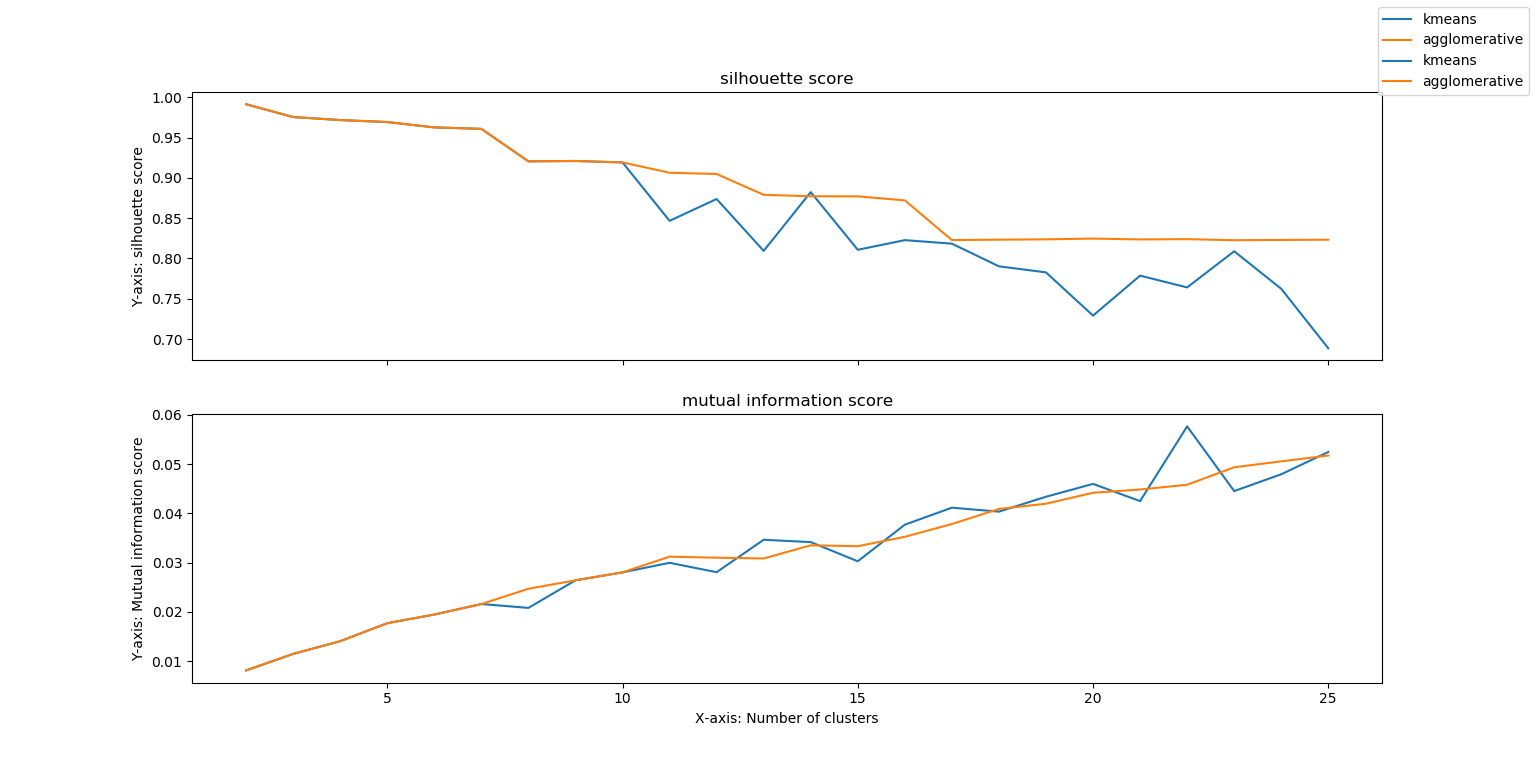

Source code (Python):
from sklearn.datasets import load_svmlight_file
from sklearn.feature_selection import SelectKBest
from sklearn.feature_selection import chi2, mutual_info_classif
from sklearn.cluster import KMeans, AgglomerativeClustering
from sklearn import metrics
import warnings
warnings.filterwarnings('ignore')
import matplotlib.pyplot as plt

def cluster(training_file):

    feature_vectors, targets = load_svmlight_file(training_file)
    X = feature_vectors
    y = targets
    X_new1 = SelectKBest(chi2, k=1000).fit_transform(X, y)
    X_new1 = X_new1.toarray()

    range_clusters = [2,3,4,5,6,7,8,9,10,11,12,13,14,15,16,17,18,19,20,21,22,23,24,25]
    silhouette_score_kmeans = []
    mutual_information_score_kmeans = []
    silhouette_score_agglomerative = []
    mutual_information_score_agglomerative = []

    for n in range_clusters:

        print("for value " + str(n))
        kmeans_model = KMeans(n_clusters = n).fit(X_new1)
        clustering_labels = kmeans_model.labels_
        silhouette_score = metrics.silhouette_score(X_new1, clustering_labels, metric='euclidean')
        silhouette_score_kmeans.append(silhouette_score)
        print("Kmeans clustering")
        print("silhouette score is " + str(silhouette_score))

        single_linkage_model = AgglomerativeClustering(n_clusters = n, linkage='ward').fit(X_new1)
        clustering_labels = single_linkage_model.labels_
        silhouette_score = metrics.silhouette_score(X_new1, clustering_labels, metric='euclidean')
        silhouette_score_agglomerative.append(silhouette_score)
        print("Hierarchical clustering")
        print("silhouette score is " + str(silhouette_score))

    for n in range_clusters:

        print("for value " + str(n))
        kmeans_model = KMeans(n_clusters = n).fit(X_new1)
        clustering_labels = kmeans_model.labels_
        mutual_information_score = metrics.normalized_mutual_info_score(y, clustering_labels)
        mutual_information_score_kmeans.append(mutual_information_score)
        print("Kmeans clustering")
        print("mutual information score is " + str(mutual_information_score))

        single_linkage_model = AgglomerativeClustering(n_clusters = n, linkage='ward').fit(X_new1)
        clustering_labels = single_linkage_model.labels_
        mutual_information_score = metrics.normalized_mutual_info_score(y, clustering_labels)
        mutual_information_score_agglomerative.append(mutual_information_score)
        print("Hierarchical clustering")
        print("mutual information score is " + str(mutual_information_score))

    f,axarr=plt.subplots(2,sharex = True)
    axarr[0].plot(range_clusters, silhouette_score_kmeans, label="kmeans")
    axarr[0].plot(range_clusters, silhouette_score_agglomerative, label="agglomerative")
    axarr[1].plot(range_clusters, mutual_information_score_kmeans, label="kmeans")
    axarr[1].plot(range_clusters, mutual_information_score_agglomerative, label="agglomerative")
    axarr[1].set_xlabel("X-axis: Number of clusters")
    axarr[0].set_ylabel("Y-axis: silhouette score")
    axarr[1].set_ylabel("Y-axis: Mutual information score")
    axarr[0].set_title("silhouette score")
    axarr[1].set_title("mutual information score")
    f.legend(loc = "upper right")
    plt.show()

if __name__ == '__main__':
    cluster("training_data_file.tfidf")
